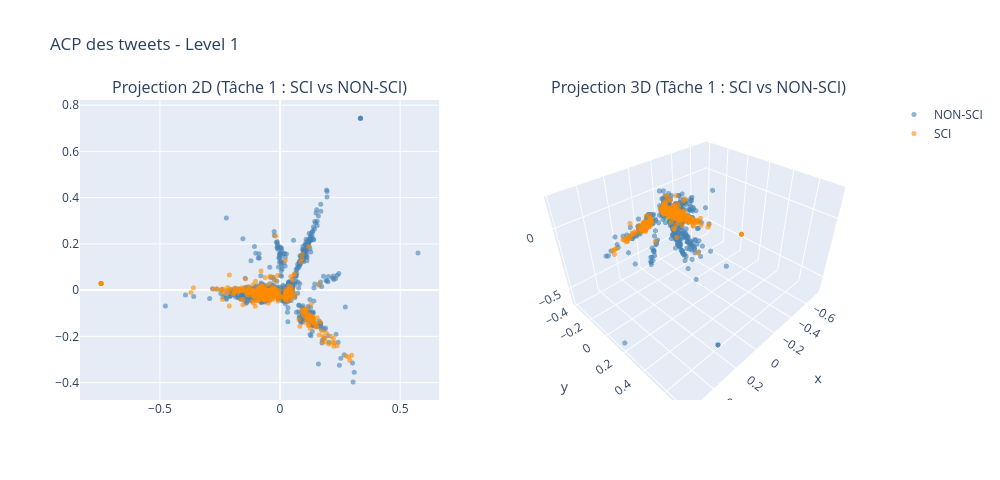
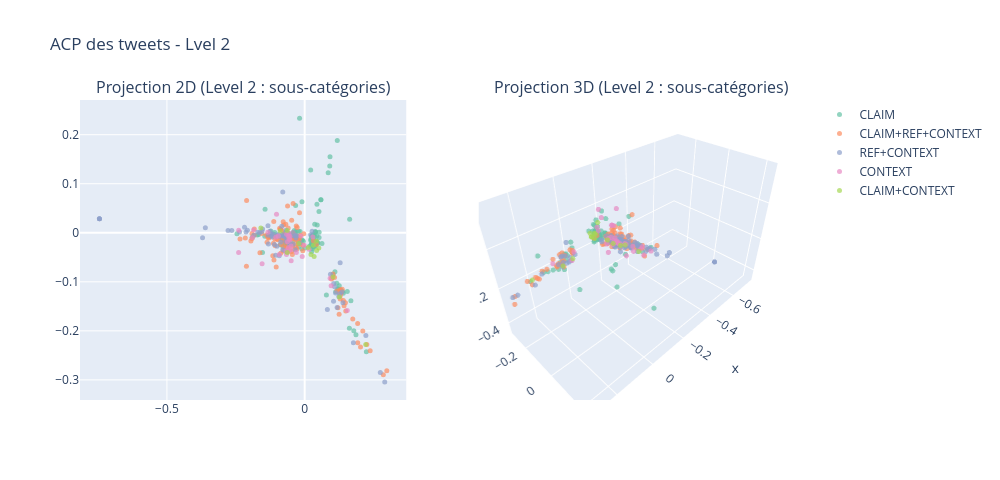

Here is the notebook cell these charts were saved with, in order:
### Markdown cell above
Les 2 graphes sont presque identique signifiant que cette mesure de longueur de tweets n'est pas utile.

### Code cell
#ACP ###############################################

vectorizer = TfidfVectorizer(
    max_features=2000,
    stop_words="english"
)
X_tfidf = vectorizer.fit_transform(df["text"])

svd = TruncatedSVD(n_components=50, random_state=42)
X_svd = svd.fit_transform(X_tfidf)

pca = PCA(n_components=3, random_state=42)
X_pca_3d = pca.fit_transform(X_svd)

print(f"Variance expliquée par les 3 composantes PCA : "
      f"{pca.explained_variance_ratio_.sum()*100:.1f}%")
print(f"  PC1: {pca.explained_variance_ratio_[0]*100:.1f}%  "
      f"PC2: {pca.explained_variance_ratio_[1]*100:.1f}%  "
      f"PC3: {pca.explained_variance_ratio_[2]*100:.1f}%")

color_task1 = df["science_related"].map({0: "NON-SCI", 1: "SCI"})

df_pca = pd.DataFrame({
    "PC1": X_pca_3d[:, 0],
    "PC2": X_pca_3d[:, 1],
    "PC3": X_pca_3d[:, 2],
    "Tache1": color_task1,
})

fig = make_subplots(
    rows=1, cols=2,
    specs=[[{"type": "xy"}, {"type": "scene"}]],
    subplot_titles=("Projection 2D (Tâche 1 : SCI vs NON-SCI)",
                    "Projection 3D (Tâche 1 : SCI vs NON-SCI)")
)

color_map = {"NON-SCI": "steelblue", "SCI": "darkorange"}

for label in ["NON-SCI", "SCI"]:
    mask = df_pca["Tache1"] == label
    fig.add_trace(
        go.Scatter(
            x=df_pca.loc[mask, "PC1"],
            y=df_pca.loc[mask, "PC2"],
            mode="markers",
            name=label,
            marker=dict(color=color_map[label], size=5, opacity=0.6)
        ),
        row=1, col=1
    )
    fig.add_trace(
        go.Scatter3d(
            x=df_pca.loc[mask, "PC1"],
            y=df_pca.loc[mask, "PC2"],
            z=df_pca.loc[mask, "PC3"],
            mode="markers",
            name=label,
            showlegend=False,
            marker=dict(color=color_map[label], size=3, opacity=0.6)
        ),
        row=1, col=2
    )

fig.update_layout(
    title="ACP des tweets - Level 1",
    width=1000, height=480
)
fig.show()


mask_sci = df["science_related"] == 1
df_pca_sci = df_pca[mask_sci].copy()
df_pca_sci["sublabel"] = df_sci["sublabel"].values

fig2 = make_subplots(
    rows=1, cols=2,
    specs=[[{"type": "xy"}, {"type": "scene"}]],
    subplot_titles=("Projection 2D (Level 2 : sous-catégories)",
                    "Projection 3D (Level 2 : sous-catégories)")
)

colors_sub = px.colors.qualitative.Set2
unique_labels = df_pca_sci["sublabel"].unique()

for i, label in enumerate(unique_labels):
    mask = df_pca_sci["sublabel"] == label
    color = colors_sub[i % len(colors_sub)]
    fig2.add_trace(
        go.Scatter(
            x=df_pca_sci.loc[mask, "PC1"],
            y=df_pca_sci.loc[mask, "PC2"],
            mode="markers",
            name=label,
            marker=dict(color=color, size=5, opacity=0.7)
        ),
        row=1, col=1
    )
    fig2.add_trace(
        go.Scatter3d(
            x=df_pca_sci.loc[mask, "PC1"],
            y=df_pca_sci.loc[mask, "PC2"],
            z=df_pca_sci.loc[mask, "PC3"],
            mode="markers",
            name=label,
            showlegend=False,
            marker=dict(color=color, size=3, opacity=0.7)
        ),
        row=1, col=2
    )

fig2.update_layout(
    title="ACP des tweets - Lvel 2",
    width=1000, height=480
)
fig2.show()
